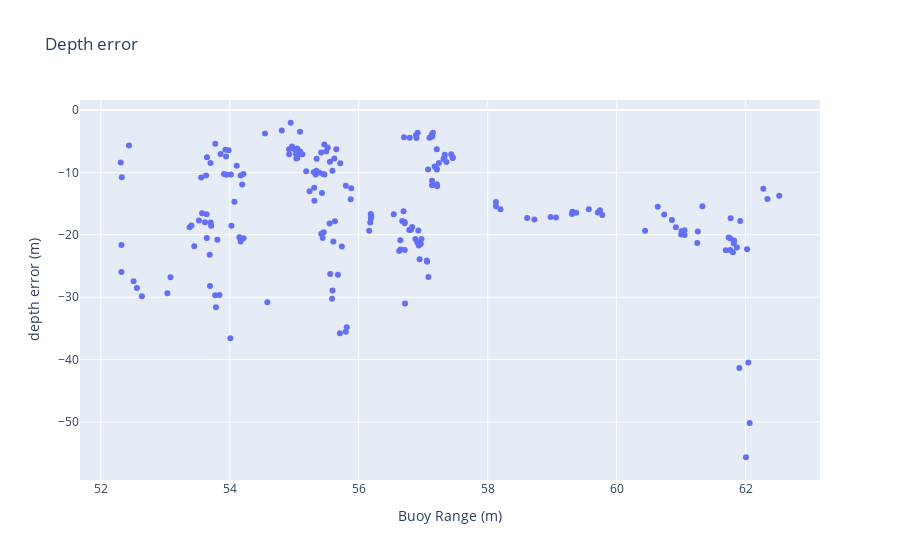
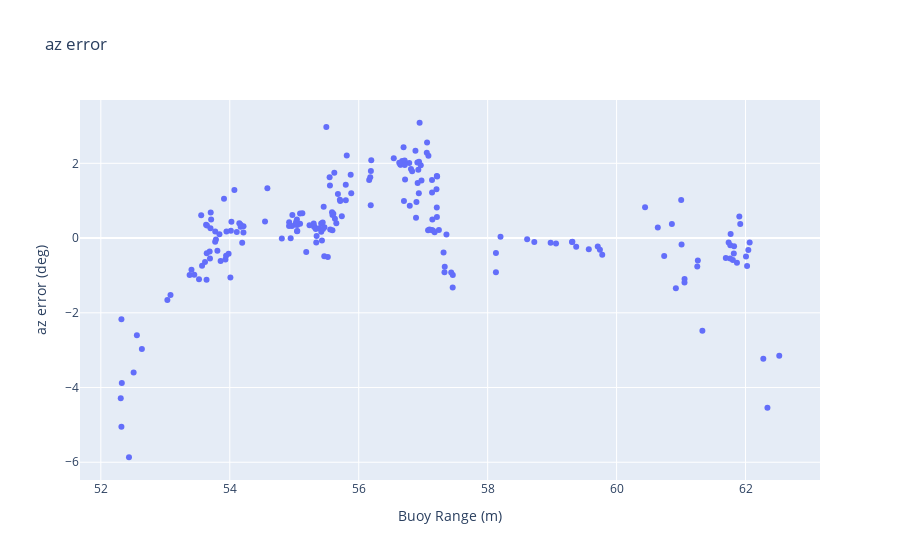

The notebook cell saved with these charts, in order:
### Code cell
# plot e and n on the same plot
fig31 = go.Figure()
fig31.add_trace(go.Scatter(x=merged['buoy_r'], y=merged['depth_err'], 
                    mode='markers',
                    name='r_error'))

fig31.update_xaxes(title_text='Buoy Range (m)')
fig31.update_yaxes(title_text='depth error (m)')
fig31.update_layout(title_text='Depth error')
fig31.show()

# plot e and n on the same plot
fig30 = go.Figure()
fig30.add_trace(go.Scatter(x=merged['buoy_r'], y=merged['az_err']+36, 
                    mode='markers',
                    name='az error'))

fig30.update_xaxes(title_text='Buoy Range (m)')
fig30.update_yaxes(title_text='az error (deg)')
fig30.update_layout(title_text='az error')
fig30.show()

### Figure 1 — Plotly figure (JSON) as saved in the notebook; plotly's stock layout.template omitted (floating-point values rounded to 4 significant figures; data arrays with more than 128 entries replaced by an {"elided": "..."} marker saying what was removed)
{"data": [{"mode": "markers", "name": "r_error", "type": "scatter", "x": {"elided": "203 float values"}, "y": {"elided": "203 float values"}}], "layout": {"title": {"text": "Depth error"}, "xaxis": {"title": {"text": "Buoy Range (m)"}}, "yaxis": {"title": {"text": "depth error (m)"}}}}

### Figure 2 — Plotly figure (JSON) as saved in the notebook; plotly's stock layout.template omitted (floating-point values rounded to 4 significant figures; data arrays with more than 128 entries replaced by an {"elided": "..."} marker saying what was removed)
{"data": [{"mode": "markers", "name": "az error", "type": "scatter", "x": {"elided": "203 float values"}, "y": {"elided": "203 float values"}}], "layout": {"title": {"text": "az error"}, "xaxis": {"title": {"text": "Buoy Range (m)"}}, "yaxis": {"title": {"text": "az error (deg)"}}}}
